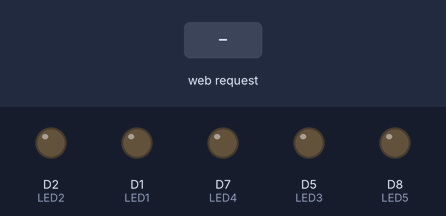
Recording of a sketch running on a simulated ESP8266 (NodeMCU). On the bench: output pins drawn as LEDs (lit = HIGH). The inputs (shaded band) are chosen by the test bench. What the sketch prints to the serial monitor is not drawn.

Above: at 1.2 s.
1.3 s: HTTP request GET /led1/On received
At 2.5 s:
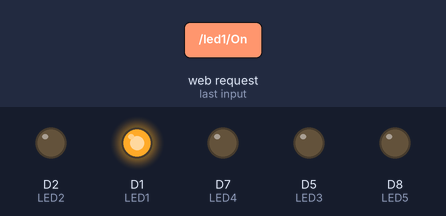
2.8 s: HTTP request GET /led2/On received
At 3.8 s:
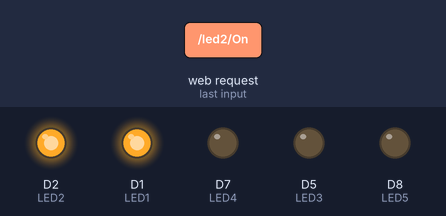
4.3 s: HTTP request GET /led1/Off received
At 4.9 s:
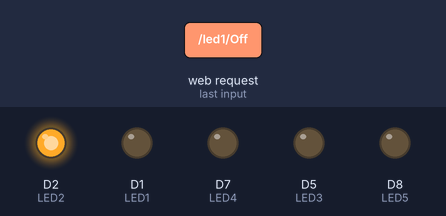
5.8 s: HTTP request GET /led3/On received
At 6.1 s:
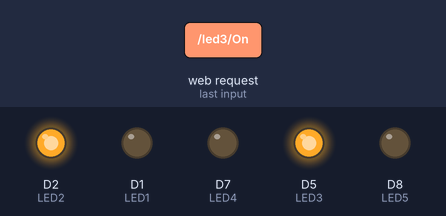
7.3 s: HTTP request GET /led2/Off received
At 8.4 s:
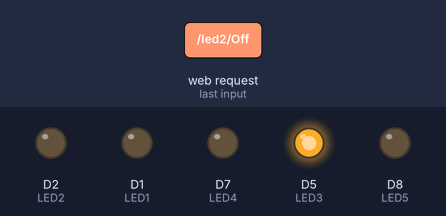
8.8 s: HTTP request GET /led4/On received
At 9.6 s:
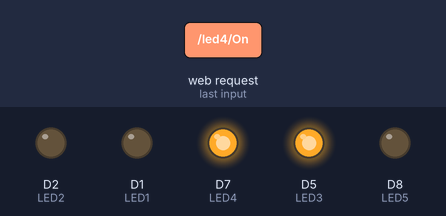
Timing chart, 0 to 11.3 s (numbered marks = the images above; inputs shaded):
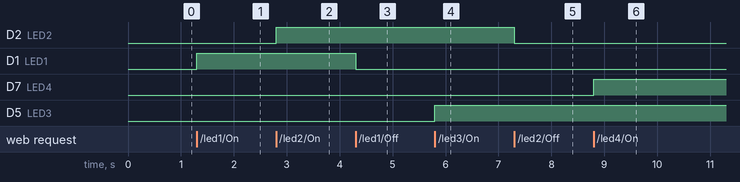

Measured:
- after the input at 1.3 s, D1 (LED1): LOW → HIGH at once
- after the input at 2.8 s, D2 (LED2): LOW → HIGH at once
- after the input at 4.3 s, D1 (LED1): HIGH → LOW at once
- after the input at 5.8 s, D5 (LED3): LOW → HIGH at once
- after the input at 7.3 s, D2 (LED2): HIGH → LOW at once
- after the input at 8.8 s, D7 (LED4): LOW → HIGH at once

The sketch:

WebServerESP.ino
```cpp
#include <ESP8266WiFi.h>
#include <ESP8266mDNS.h>
#include <ESPAsyncWebServer.h>

#define LED1 D1
#define LED2 D2
#define LED3 D5
#define LED4 D7
#define LED5 D8

char webpage[] PROGMEM = R"=====(
<!DOCTYPE html>
<html>
<body>

<center>
<h1>Gesture Controlled LEDS</h1>

<h3> LED 1 </h3>
<button onclick="window.location = 'http://'+location.hostname+'/led1/On'"> On </button><button onclick="window.location = 'http://'+location.hostname+'/led1/Off'"> Off </button>
<h3> LED 2 </h3>
<button onclick="window.location = 'http://'+location.hostname+'/led2/On'"> On </button><button onclick="window.location = 'http://'+location.hostname+'/led2/Off'"> Off </button>
<h3> LED 3 </h3>
<button onclick="window.location = 'http://'+location.hostname+'/led3/On'"> On </button><button onclick="window.location = 'http://'+location.hostname+'/led3/Off'"> Off </button>
<h3> LED 4 </h3>
<button onclick="window.location = 'http://'+location.hostname+'/led4/On'"> On </button><button onclick="window.location = 'http://'+location.hostname+'/led4/Off'"> Off </button>
<h3> LED 5 </h3>
<button onclick="window.location = 'http://'+location.hostname+'/led5/On'"> On </button><button onclick="window.location = 'http://'+location.hostname+'/led5/Off'"> Off </button>
</center>

</body>
</html>


)=====";
//ipaddress/led1/on
//ipaddress/led1/off

//ipaddress/led2/on
//ipaddress/led2/off

AsyncWebServer server(80); //server port 80

void notFound(AsyncWebServerRequest *request)
{
  request->send(404, "text/plain", "Not Found");
}


void setup(void)
{
  Serial.begin(9600);
  pinMode(LED1,OUTPUT);
  pinMode(LED2,OUTPUT);
  pinMode(LED3,OUTPUT);
  pinMode(LED4,OUTPUT);
  pinMode(LED5,OUTPUT);

  WiFi.softAP("ESP_WEBSrv", "");    //defines access point name and password
  Serial.println("softap");
  Serial.println("");
  Serial.println(WiFi.softAPIP());  //print IP of access point to serial monitor

  if (MDNS.begin("ESP")){ //esp.local/
    Serial.println("MDNS responder started");
  }
//Main page
  server.on("/", [](AsyncWebServerRequest *request)
  {
    request->send_P(200, "text/html", webpage);
  });

//LED1 on/off
  server.on("/led1/On", HTTP_GET, [](AsyncWebServerRequest *request)
  {
    digitalWrite(LED1,HIGH);
    request->send(200, "text/html", webpage);
  });
  server.on("/led1/Off", HTTP_GET, [](AsyncWebServerRequest *request)
  {
    digitalWrite(LED1,LOW);
    request->send(200, "text/html", webpage);
  });

  //LED2 on/off
  server.on("/led2/On", HTTP_GET, [](AsyncWebServerRequest *request)
  {
    digitalWrite(LED2,HIGH);
    request->send(200, "text/html", webpage);
  });
  server.on("/led2/Off", HTTP_GET, [](AsyncWebServerRequest *request)
  {
    digitalWrite(LED2,LOW);
    request->send(200, "text/html", webpage);
  });

  //LED3 on/off
  server.on("/led3/On", HTTP_GET, [](AsyncWebServerRequest *request)
  {
    digitalWrite(LED3,HIGH);
    request->send(200, "text/html", webpage);
  });
  server.on("/led3/Off", HTTP_GET, [](AsyncWebServerRequest *request)
  {
    digitalWrite(LED3,LOW);
    request->send(200, "text/html", webpage);
  });

//LED4 on/off
  server.on("/led4/On", HTTP_GET, [](AsyncWebServerRequest *request)
  {
    digitalWrite(LED4,HIGH);
    request->send(200, "text/html", webpage);
  });
  server.on("/led4/Off", HTTP_GET, [](AsyncWebServerRequest *request)
  {
    digitalWrite(LED4,LOW);
    request->send(200, "text/html", webpage);
  });

  //LED5 on/off
  server.on("/led5/On", HTTP_GET, [](AsyncWebServerRequest *request)
  {
    digitalWrite(LED5,HIGH);
    request->send(200, "text/html", webpage);
  });
  server.on("/led5/Off", HTTP_GET, [](AsyncWebServerRequest *request)
  {
    digitalWrite(LED5,LOW);
    request->send(200, "text/html", webpage);
  });


  server.onNotFound(notFound);
  server.begin();
}

void loop() {
  // put your main code here, to run repeatedly:

}
```
